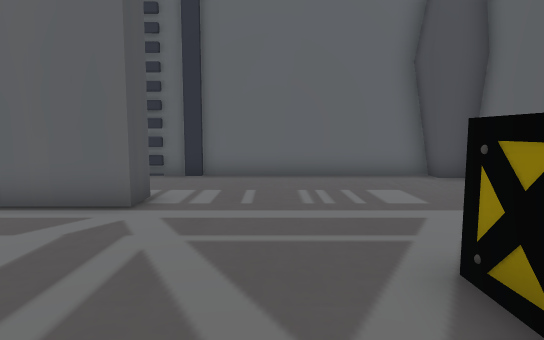
[1] (above)

15 first-person views from a walk through a 3-D level made in the Unity game engine. The camera is 1.3 m above the floor, tilts 6° down and sees 75° across. The floor is counted in squares, 1 m on a side. Each view is taken from the middle of a square. On the plan, view 1 faces up. The plan holds only what a view shows up to about 15 squares ahead; the rest is blank. The player character is not drawn. Some animated figures are left out.

[2]
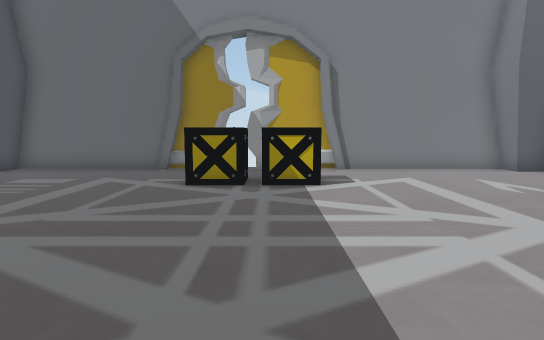

[3]
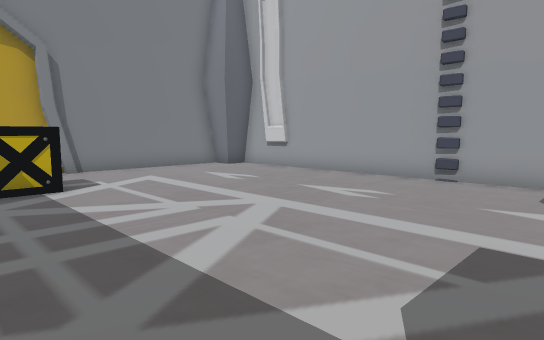

[4]
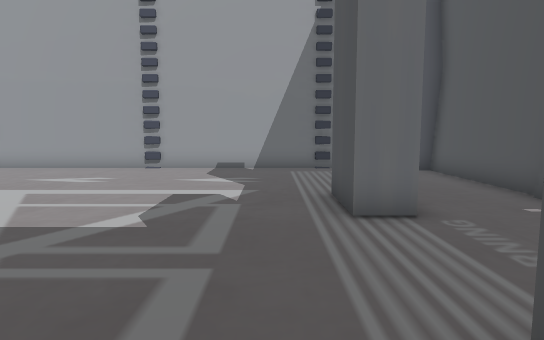

[5]
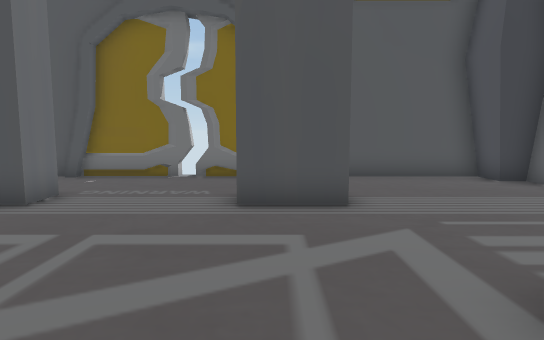

[6]
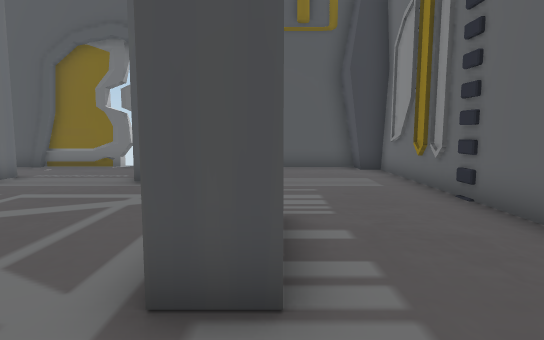

[7]
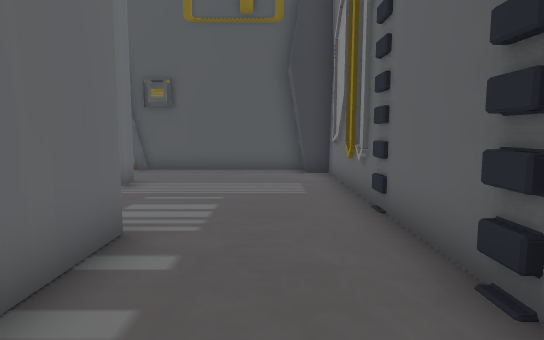

[8]
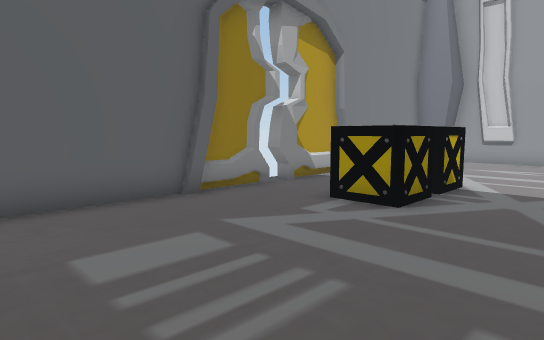

[9]
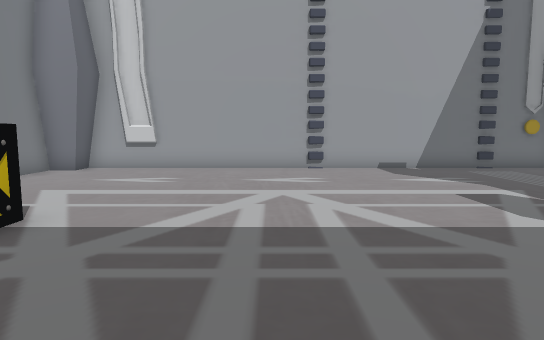

[10]
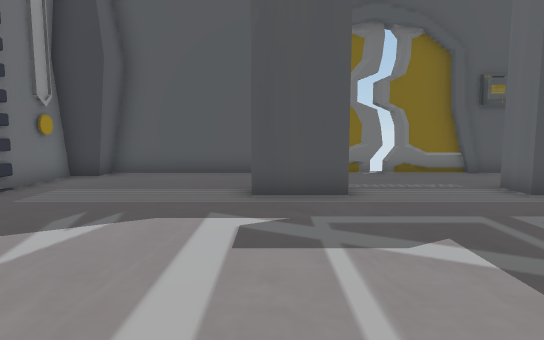

[11]
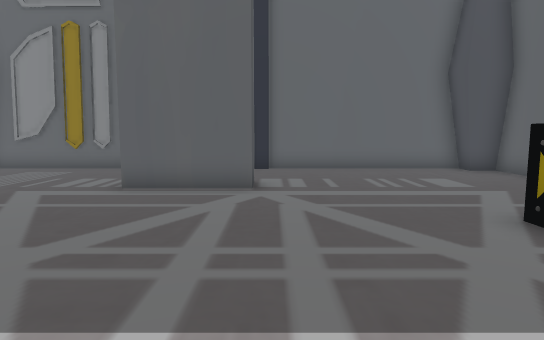

[12]
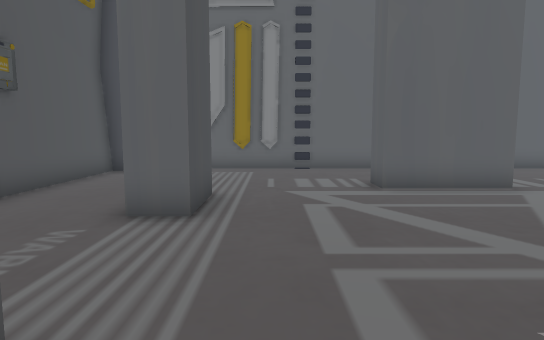

[13]
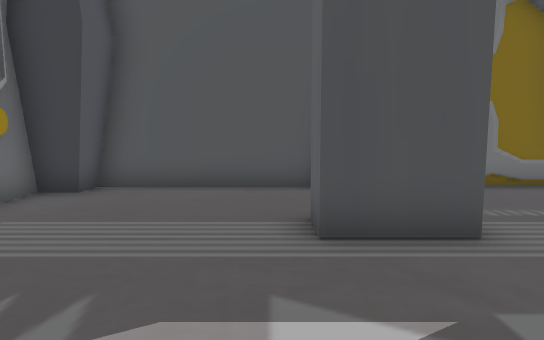

[14]
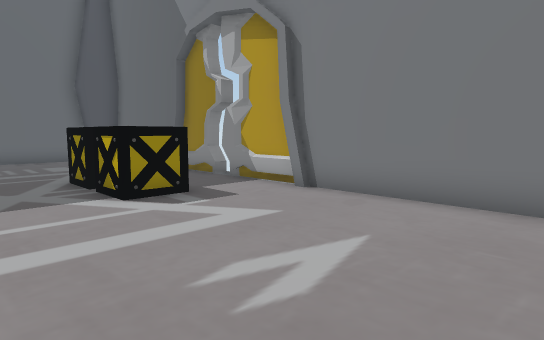

[15]
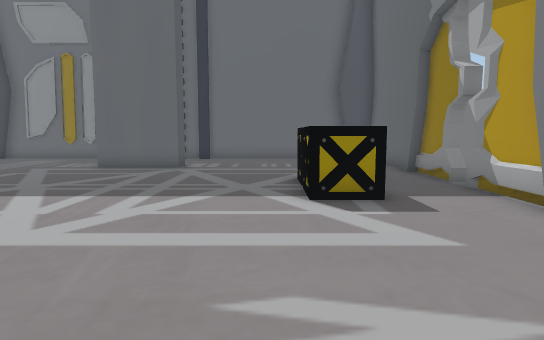

### Floor plan
Points are (right, up) in squares from view 1. A wall is a line through its corners. A room is listed if a view was taken in it or the views show most of it. See-through windows are left out.
Room 1 (views 1, 2, 3, 4, 5, 6, 7, 8, 9, 10, 11, 12, 13, 14, 15)
walls: (-2.5, 7.1) (-2.5, 6.1) (-5.5, 6.1) (-5.5, 7.1) (-3.4, 7.1); (-10.4, -0.4) (-9.3, -0.4) (-9.3, -2.4) (-10.4, -2.4); (-10.4, 5.4) (-9.3, 5.4) (-9.3, 3.4) (-10.4, 3.4); (-13.5, 1.2) (-13.7, 0.8); (-13.5, 1.6) (-13.5, -7) (-12.5, -7); (5.7, 2.5) (5.7, 9.9) (4.8, 9.9); (5.5, -1.5) (5.5, -0.9); (-2.6, 10.8) (-12.2, 10.8) (-12.2, 10.1); (-2, 10.7) (-2.6, 10.7); (-13.3, 4.5) (-13.3, 4) (-13.7, 4); (-13.7, -1.4) (-13.3, -1.4) (-13.3, -2); (5.5, 4.5) (5.5, 5); (-12.4, -7) (-12.4, -8.1); (4.6, -7) (5.8, -7); (-12.2, 9.9) (-13.5, 9.9); (4.6, 9.9) (4.6, 10.9); (-12.5, -8.1) (4.6, -8.1) (4.6, -7.2); (5.7, -7.2) (5.7, 1.9); (-12.4, 10.8) (-12.4, 10.1); (-13.5, 10.1) (-13.5, 1.7); (4.8, 10.8) (-2.1, 10.8)
low walls: (-13.5, 1.2) (-13.7, 0.2); (5.7, 2.9) (5.9, 3.5); (-13.7, 3) (-13.4, 2.2); (5.9, 0.6) (5.7, 1.6); (5.9, 0.5) (5.7, 1); (5.7, 3.3) (5.9, 3.7); (-12.5, -7) (-12.5, -8.1); (4.6, -7.2) (5.7, -7.2); (-12.2, 10.1) (-13.5, 10.1); (4.8, 9.9) (4.8, 10.8)
ways out: gap at (-14, 2); gap at (6, 2)
objects: other object (2, 0) to (3, 1); other object (2, 2) to (3, 3)

Where each view was taken, in squares from view 1:
view 1: 0 up, 0 right, facing up
view 2: 1 up, 7 left, facing right
view 3: 2 up, 7 left, facing down-right
view 4: 5 up, 8 left, facing down
view 5: 4 up, 3 left, facing left
view 6: 7 up, 0 right, facing left
view 7: 9 up, 1 left, facing left
view 8: 9 up, 1 left, facing down-right
view 9: 5 up, 2 left, facing down
view 10: 2 down, 2 left, facing left
view 11: 2 down, 2 left, facing up
view 12: 2 down, 8 left, facing up
view 13: 3 down, 5 left, facing left
view 14: 7 down, 1 left, facing up-right
view 15: 7 down, 1 right, facing up
